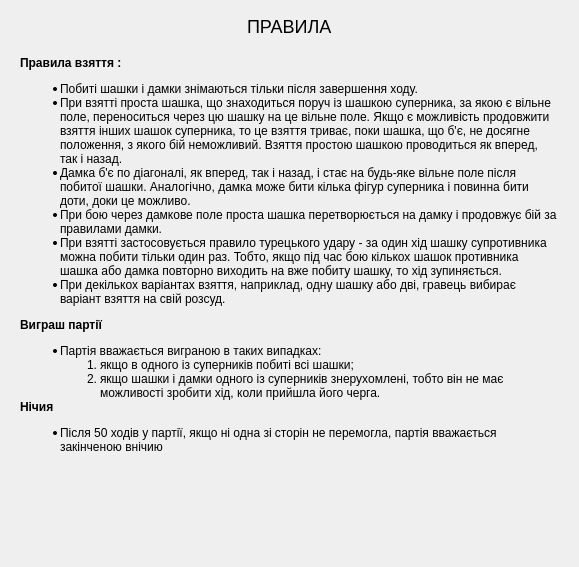
<?xml version="1.0" encoding="UTF-8"?>
<ui version="4.0">
 <class>RulesWidget</class>
 <widget class="QWidget" name="RulesWidget">
  <property name="geometry">
   <rect>
    <x>0</x>
    <y>0</y>
    <width>579</width>
    <height>567</height>
   </rect>
  </property>
  <property name="sizePolicy">
   <sizepolicy hsizetype="Expanding" vsizetype="Expanding">
    <horstretch>0</horstretch>
    <verstretch>0</verstretch>
   </sizepolicy>
  </property>
  <property name="minimumSize">
   <size>
    <width>300</width>
    <height>200</height>
   </size>
  </property>
  <property name="windowTitle">
   <string>Правила</string>
  </property>
  <property name="autoFillBackground">
   <bool>true</bool>
  </property>
  <layout class="QVBoxLayout" name="verticalLayout">
   <item>
    <widget class="QLineEdit" name="lineEdit">
     <property name="styleSheet">
      <string notr="true">margin:0 40%;
border:0;
height:30;
font-size:18px;
background-color:transparent;
color:black;</string>
     </property>
     <property name="text">
      <string>ПРАВИЛА</string>
     </property>
     <property name="alignment">
      <set>Qt::AlignCenter</set>
     </property>
     <property name="readOnly">
      <bool>true</bool>
     </property>
    </widget>
   </item>
   <item>
    <widget class="QScrollArea" name="scrollArea">
     <property name="styleSheet">
      <string notr="true">border:0;
background-color:transparent;</string>
     </property>
     <property name="widgetResizable">
      <bool>true</bool>
     </property>
     <widget class="QWidget" name="scrollAreaWidgetContents">
      <property name="geometry">
       <rect>
        <x>0</x>
        <y>0</y>
        <width>540</width>
        <height>630</height>
       </rect>
      </property>
      <layout class="QGridLayout" name="gridLayout">
       <item row="0" column="0">
        <widget class="QLabel" name="label">
         <property name="sizePolicy">
          <sizepolicy hsizetype="Preferred" vsizetype="Preferred">
           <horstretch>0</horstretch>
           <verstretch>0</verstretch>
          </sizepolicy>
         </property>
         <property name="styleSheet">
          <string notr="true">color:black;
</string>
         </property>
         <property name="text">
          <string>&lt;html&gt;
&lt;head\&gt;
&lt;body&gt;
&lt;span&gt;&lt;b&gt;Правила взяття :&lt;/b&gt;&lt;/span&gt;
&lt;ul&gt;
&lt;li&gt;Побиті шашки і дамки знімаються тільки після завершення ходу.&lt;/li&gt;
&lt;li&gt;При взятті проста шашка, що знаходиться поруч із шашкою суперника, за якою є вільне поле, переноситься через цю шашку на це вільне поле. Якщо є можливість продовжити взяття інших шашок суперника, то це взяття триває, поки шашка, що б'є, не досягне положення, з якого бій неможливий. Взяття простою шашкою проводиться як вперед, так і назад.&lt;/li&gt;
&lt;li&gt;Дамка б'є по діагоналі, як вперед, так і назад, і стає на будь-яке вільне поле після побитої шашки. Аналогічно, дамка може бити кілька фігур суперника і повинна бити доти, доки це можливо.&lt;/li&gt;
&lt;li&gt;При бою через дамкове поле проста шашка перетворюється на дамку і продовжує бій за правилами дамки.&lt;/li&gt;
&lt;li&gt;При взятті застосовується правило турецького удару - за один хід шашку супротивника можна побити тільки один раз. Тобто, якщо під час бою кількох шашок противника шашка або дамка повторно виходить на вже побиту шашку, то хід зупиняється.&lt;/li&gt;
&lt;li&gt;При декількох варіантах взяття, наприклад, одну шашку або дві, гравець вибирає варіант взяття на свій розсуд.&lt;/li&gt;
&lt;/ul&gt;
&lt;span&gt;&lt;b&gt;Виграш партії&lt;/b&gt; &lt;/span&gt;
&lt;ul&gt;
&lt;li&gt;Партія вважається виграною в таких випадках:&lt;/li&gt;
&lt;ol&gt;
&lt;li&gt;якщо в одного із суперників побиті всі шашки;&lt;/li&gt;
&lt;li&gt;якщо шашки і дамки одного із суперників знерухомлені, тобто він не має можливості зробити хід, коли прийшла його черга. &lt;/li&gt;
&lt;/ol&gt;
&lt;/ul&gt;
&lt;span&gt;&lt;b&gt;Нічия&lt;/b&gt;&lt;/span&gt;
&lt;ul&gt;
&lt;li&gt;Після 50 ходів у партії, якщо ні одна зі сторін не перемогла, партія вважається закінченою внічию&lt;/li&gt;
&lt;/ul&gt;
&lt;/body&gt;
&lt;/html&gt;


</string>
         </property>
         <property name="alignment">
          <set>Qt::AlignLeading|Qt::AlignLeft|Qt::AlignTop</set>
         </property>
         <property name="wordWrap">
          <bool>true</bool>
         </property>
        </widget>
       </item>
      </layout>
     </widget>
    </widget>
   </item>
  </layout>
 </widget>
 <resources/>
 <connections/>
</ui>
